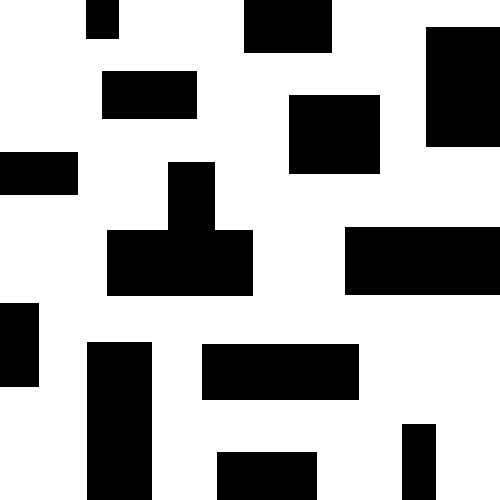
#> input picture map/area6.png, 500 x 500 px
$ python dijkstra.py
#> lines starting #> are read from the running program, lines starting #| are printed output that depends on the picture; after the words box and inside, x2 and y2 are one past the last pixel; in counts of white or black regions, pixels touching at a corner belong together
import cv2
import numpy as np
import copy
import random
import math


class Node(object):
    def __init__(self, pos):
        self.pos = pos          # position: (x, y)
        self.g = float('inf')   # g_score: g(n)
        self.h = float('inf')   # h_score: h(n)
        self.f = float('inf')   # f_score: f(n)
        self.p = None           # parent node
        self.is_obs = False


class DIJKSTRA(object):
    def __init__(self, map_path, qstart, qgoal, grid_size, max_steps):

        self.max_steps = max_steps
        self.directions = [[-1, -1], [-1, 0], [-1, 1],
                           [0, -1], [0, 1],
                           [1, -1], [1, 0], [1, 1]]

        self.MapGridding(map_path, qstart, qgoal, grid_size)
        return

    def MapGridding(self, map_path, qstart, qgoal, grid_size, color=(0, 0, 0)):
        '''
        grid map
        '''
#> called with map_path = 'map/area6.png', grid_size = 20, color = (0, 0, 0)

        self.src_map = cv2.imread(map_path)
#> self.src_map is the input picture: shape (500, 500, 3); 66.8% white; 13 black regions, largest, box (x1, y1, x2, y2) and area: (107, 162, 253, 296) 12832, (345, 227, 500, 295) 10540, (87, 342, 152, 500) 10270
        self.map = cv2.cvtColor(self.src_map, cv2.COLOR_BGR2GRAY)
        _, self.map = cv2.threshold(
            self.map, 0, 255, cv2.THRESH_BINARY_INV)

        self.map_shape = np.shape(self.map)
#> self.map_shape = (500, 500)
        self.grid_size = grid_size
        self.rows = int(self.map_shape[0] / grid_size)
#> self.rows = 25
        self.cols = int(self.map_shape[1] / grid_size)
#> self.cols = 25

        # map gridding
        self.S = []
        for row in range(self.rows):
            items_rows = []
            for col in range(self.cols):
                items_rows.append(Node([row, col]))
            self.S.append(items_rows)

        # if the grid can not reach, make a flag
        for row in range(self.rows):
            for col in range(self.cols):
                if self.IsObstacle(self.S[row][col]):
                    self.S[row][col].is_obs = True
#> this loop made 25 passes
#> pass 1, in IsObstacle (call 6), `area = self.map[row_start: row_start + self.grid_size, col_start: col_..`:
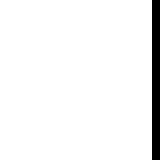
#> area: shape (20, 20) (shown 8 times larger); 95% white; black in thin lines or dots, all inside (x1, y1, x2, y2) = (19, 0, 20, 20)
#> pass 1, in IsObstacle (call 13), `area = self.map[row_start: row_start + self.grid_size, col_start: col_..`:
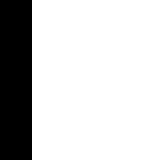
#> area: shape (20, 20) (shown 8 times larger); 80% white; 1 black region, box (x1, y1, x2, y2) and area: (0, 0, 4, 20) 80

        self.qstart = self.S[int(qstart[0] / grid_size)][int(qstart[1] / grid_size)]
        self.qgoal = self.S[int(qgoal[0] / grid_size)][int(qgoal[1] / grid_size)]

        for row in range(self.rows + 1):
            pt1 = (0, int(row * self.grid_size))
            pt2 = (int(self.cols * self.grid_size), int(row * self.grid_size))
            cv2.line(self.src_map, pt1, pt2, color)
            cv2.imshow('DIJKSTRA', self.src_map)
            cv2.waitKey(2)
#> this loop made 26 passes
#> pass 1, in MapGridding, `cv2.imshow('DIJKSTRA', self.src_map)`:
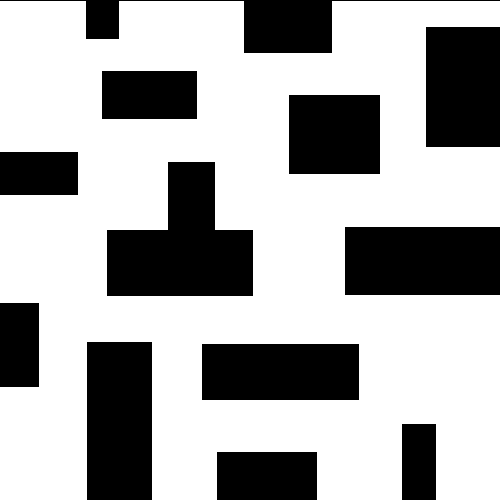
#> window 'DIJKSTRA': shape (500, 500, 3); 66.6% white; 12 black regions, largest, box (x1, y1, x2, y2) and area: (107, 162, 253, 296) 12832, (345, 227, 500, 295) 10540, (87, 342, 152, 500) 10270
#> after the loop:
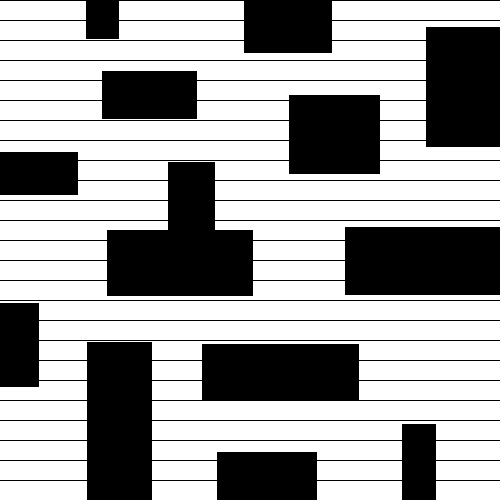
#> self.src_map: shape (500, 500, 3); 63.3% white; 3 black regions, box (x1, y1, x2, y2) and area: (0, 0, 500, 296) 58278, (0, 303, 500, 500) 32995, (0, 300, 500, 301) 500

        for col in range(self.cols + 1):
            pt1 = (int(col * self.grid_size), 0)
            pt2 = (int(col * self.grid_size), int(self.rows * self.grid_size))
            cv2.line(self.src_map, pt1, pt2, color)
            cv2.imshow('DIJKSTRA', self.src_map)
            cv2.waitKey(2)
#> this loop made 26 passes
#> pass 1, in MapGridding, `cv2.imshow('DIJKSTRA', self.src_map)`:
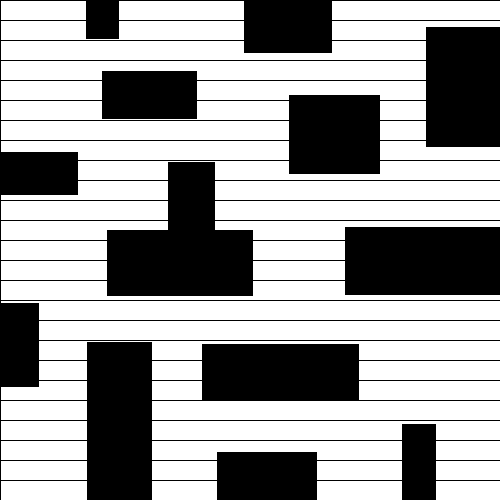
#> window 'DIJKSTRA': shape (500, 500, 3); 63.1% white; 1 black region, box (x1, y1, x2, y2) and area: (0, 0, 500, 500) 92127
#> pass 2, in MapGridding, `cv2.imshow('DIJKSTRA', self.src_map)`:
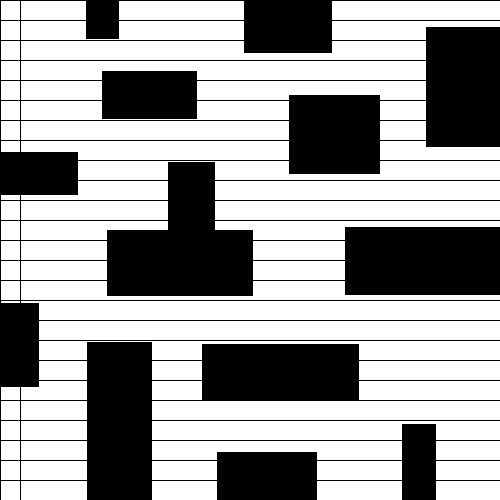
#> window 'DIJKSTRA': shape (500, 500, 3); 63% white; 1 black region, box (x1, y1, x2, y2) and area: (0, 0, 500, 500) 92481
#> after the loop:
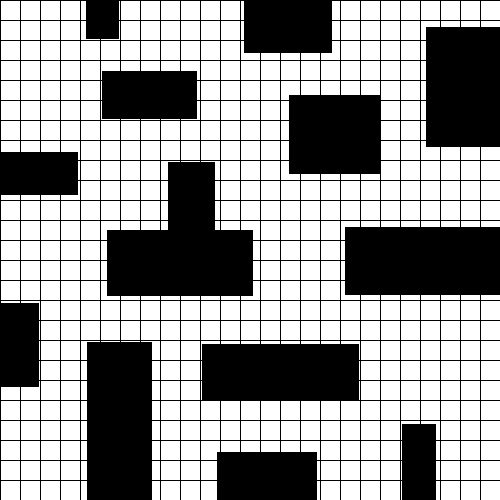
#> self.src_map: shape (500, 500, 3); 60% white; 1 black region, box (x1, y1, x2, y2) and area: (0, 0, 500, 500) 100101

        cv2.imshow('DIJKSTRA', self.src_map)
        cv2.waitKey(50)
        return

    def ManhattanDistance(self, p1, p2):
        return self.grid_size * (abs(p1[0] - p2[0]) + abs(p1[1] - p2[1]))

    def ChebyshevDistance(self, p1, p2):
        return self.grid_size * max(abs(p1[0] - p2[0]), abs(p1[1] - p2[1]))

    def EuclideanDistance(self, p1, p2):
        return self.grid_size * int(math.sqrt((p1[0] - p2[0]) ** 2 + (p1[1] - p2[1]) ** 2))

    # [51 lines left out: functions DiagonalDistance, HScore, GScore, FScore, DistanceCost, Neighbors, not called in this run]

    def IsObstacle(self, s):
        '''
        check the grid(node) s is obstacle or not
        '''

        # 反二值化图片，所以判断是否有障碍，就对这个区域求和即可
        row_start = s.pos[0] * self.grid_size
        col_start = s.pos[1] * self.grid_size
        area = self.map[row_start: row_start +
                        self.grid_size, col_start: col_start + self.grid_size]
        if np.sum(area):
            return True

        return False

    # [106 lines left out: functions CollisionFree, DrawGrid, DrawObstacle, AddObstacle, FindPath, not called in this run]

    def Planning(self):

        color_close = (random.randint(0, 255),
                       random.randint(0, 255),
                       random.randint(0, 255))

        color_open = (random.randint(0, 255),
                      random.randint(0, 255),
                      random.randint(0, 255))

        # input numbers of obstacle grid if necessary
#> (the run stopped early here; a loop or call above may not have finished)
